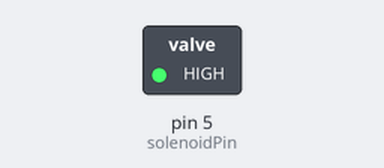
The sketch below on a simulated Arduino Uno, built with avr-gcc and run on an emulated ATmega328P. Shown: switched loads named in the sketch (green lamp = pin HIGH). Dashed ring = blinking.

Above: at 0.5 s.
Timing chart, 0 to 4.6 s (numbered marks = the images above):
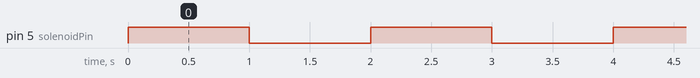

Measured:
- by itself, pin 5 (solenoidPin): alternates HIGH for 1.0 s and LOW for 1.0 s

The sketch:

water_vale_2.ino
```cpp
int solenoidPin = 5; //This is the output pin on the Arduino we are using

void setup() {
  // put your setup code here, to run once:
  pinMode(solenoidPin, OUTPUT); //Sets the pin as an output
  Serial.begin(9600);
}

void loop() {
  // put your main code here, to run repeatedly:
  digitalWrite(solenoidPin, HIGH); //Switch Solenoid ON; //Wait 1 Second
  delay(1000);
  digitalWrite(solenoidPin, LOW); //Switch Solenoid OFF
  delay(1000);
}
```
